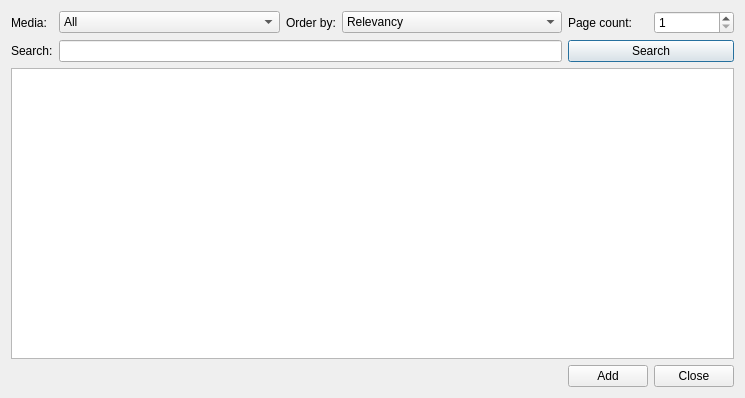
<?xml version="1.0" encoding="UTF-8"?>
<ui version="4.0">
 <class>CSearchDialog</class>
 <widget class="QDialog" name="CSearchDialog">
  <property name="geometry">
   <rect>
    <x>0</x>
    <y>0</y>
    <width>745</width>
    <height>398</height>
   </rect>
  </property>
  <property name="windowTitle">
   <string>Search</string>
  </property>
  <layout class="QGridLayout" name="gridLayout">
   <item row="0" column="0">
    <widget class="QLabel" name="mediaLabel">
     <property name="text">
      <string>Media:</string>
     </property>
    </widget>
   </item>
   <item row="0" column="1">
    <widget class="QComboBox" name="mediaComboBox">
     <property name="sizePolicy">
      <sizepolicy hsizetype="Expanding" vsizetype="Fixed">
       <horstretch>0</horstretch>
       <verstretch>0</verstretch>
      </sizepolicy>
     </property>
     <item>
      <property name="text">
       <string>All</string>
      </property>
     </item>
     <item>
      <property name="text">
       <string>Movies</string>
      </property>
     </item>
     <item>
      <property name="text">
       <string>Images</string>
      </property>
     </item>
     <item>
      <property name="text">
       <string>Music</string>
      </property>
     </item>
     <item>
      <property name="text">
       <string>Pr0n</string>
      </property>
     </item>
    </widget>
   </item>
   <item row="0" column="2">
    <widget class="QLabel" name="orderByLabel">
     <property name="text">
      <string>Order by:</string>
     </property>
    </widget>
   </item>
   <item row="0" column="3">
    <widget class="QComboBox" name="orderByComboBox">
     <property name="sizePolicy">
      <sizepolicy hsizetype="Expanding" vsizetype="Fixed">
       <horstretch>0</horstretch>
       <verstretch>0</verstretch>
      </sizepolicy>
     </property>
     <item>
      <property name="text">
       <string>Relevancy</string>
      </property>
     </item>
     <item>
      <property name="text">
       <string>Newest</string>
      </property>
     </item>
     <item>
      <property name="text">
       <string>Rating</string>
      </property>
     </item>
     <item>
      <property name="text">
       <string>Downloads count</string>
      </property>
     </item>
     <item>
      <property name="text">
       <string>Size descending</string>
      </property>
     </item>
     <item>
      <property name="text">
       <string>Size ascending</string>
      </property>
     </item>
    </widget>
   </item>
   <item row="0" column="4">
    <widget class="QLabel" name="pageCountLabel">
     <property name="text">
      <string>Page count:</string>
     </property>
    </widget>
   </item>
   <item row="0" column="5">
    <widget class="QSpinBox" name="pageCountSpinBox">
     <property name="minimum">
      <number>1</number>
     </property>
     <property name="maximum">
      <number>1000</number>
     </property>
     <property name="value">
      <number>1</number>
     </property>
    </widget>
   </item>
   <item row="1" column="0">
    <widget class="QLabel" name="searchLabel">
     <property name="text">
      <string>Search:</string>
     </property>
    </widget>
   </item>
   <item row="1" column="1" colspan="3">
    <widget class="QLineEdit" name="searchEdit"/>
   </item>
   <item row="1" column="4" colspan="2">
    <widget class="QPushButton" name="searchButton">
     <property name="text">
      <string>Search</string>
     </property>
     <property name="autoDefault">
      <bool>false</bool>
     </property>
     <property name="default">
      <bool>true</bool>
     </property>
    </widget>
   </item>
   <item row="2" column="0" colspan="6">
    <widget class="QTreeView" name="searchView">
     <property name="editTriggers">
      <set>QAbstractItemView::NoEditTriggers</set>
     </property>
     <property name="showDropIndicator" stdset="0">
      <bool>false</bool>
     </property>
     <property name="selectionMode">
      <enum>QAbstractItemView::ExtendedSelection</enum>
     </property>
     <property name="sortingEnabled">
      <bool>true</bool>
     </property>
    </widget>
   </item>
   <item row="3" column="4">
    <widget class="QPushButton" name="addButton">
     <property name="text">
      <string>Add</string>
     </property>
     <property name="autoDefault">
      <bool>false</bool>
     </property>
    </widget>
   </item>
   <item row="3" column="5">
    <widget class="QPushButton" name="closeButton">
     <property name="text">
      <string>Close</string>
     </property>
     <property name="autoDefault">
      <bool>false</bool>
     </property>
    </widget>
   </item>
  </layout>
 </widget>
 <resources/>
 <connections>
  <connection>
   <sender>addButton</sender>
   <signal>clicked()</signal>
   <receiver>CSearchDialog</receiver>
   <slot>accept()</slot>
   <hints>
    <hint type="sourcelabel">
     <x>199</x>
     <y>283</y>
    </hint>
    <hint type="destinationlabel">
     <x>199</x>
     <y>149</y>
    </hint>
   </hints>
  </connection>
  <connection>
   <sender>closeButton</sender>
   <signal>clicked()</signal>
   <receiver>CSearchDialog</receiver>
   <slot>reject()</slot>
   <hints>
    <hint type="sourcelabel">
     <x>331</x>
     <y>283</y>
    </hint>
    <hint type="destinationlabel">
     <x>199</x>
     <y>149</y>
    </hint>
   </hints>
  </connection>
 </connections>
</ui>
